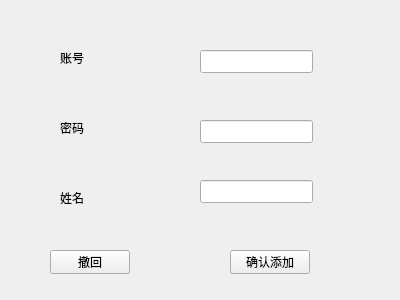
<?xml version="1.0" encoding="UTF-8"?>
<ui version="4.0">
 <class>AddPassenger</class>
 <widget class="QWidget" name="AddPassenger">
  <property name="geometry">
   <rect>
    <x>0</x>
    <y>0</y>
    <width>400</width>
    <height>300</height>
   </rect>
  </property>
  <property name="windowTitle">
   <string>Form</string>
  </property>
  <widget class="QLineEdit" name="ID">
   <property name="geometry">
    <rect>
     <x>200</x>
     <y>50</y>
     <width>113</width>
     <height>23</height>
    </rect>
   </property>
   <property name="toolTip">
    <string>&lt;html&gt;&lt;head/&gt;&lt;body&gt;&lt;p&gt;账号为3为数字&lt;/p&gt;&lt;/body&gt;&lt;/html&gt;</string>
   </property>
  </widget>
  <widget class="QLineEdit" name="password">
   <property name="geometry">
    <rect>
     <x>200</x>
     <y>120</y>
     <width>113</width>
     <height>23</height>
    </rect>
   </property>
  </widget>
  <widget class="QLineEdit" name="name">
   <property name="geometry">
    <rect>
     <x>200</x>
     <y>180</y>
     <width>113</width>
     <height>23</height>
    </rect>
   </property>
  </widget>
  <widget class="QLabel" name="label">
   <property name="geometry">
    <rect>
     <x>60</x>
     <y>50</y>
     <width>54</width>
     <height>16</height>
    </rect>
   </property>
   <property name="text">
    <string>账号</string>
   </property>
  </widget>
  <widget class="QLabel" name="label_2">
   <property name="geometry">
    <rect>
     <x>60</x>
     <y>120</y>
     <width>54</width>
     <height>16</height>
    </rect>
   </property>
   <property name="text">
    <string>密码</string>
   </property>
  </widget>
  <widget class="QLabel" name="label_3">
   <property name="geometry">
    <rect>
     <x>60</x>
     <y>190</y>
     <width>54</width>
     <height>16</height>
    </rect>
   </property>
   <property name="text">
    <string>姓名</string>
   </property>
  </widget>
  <widget class="QPushButton" name="pushButton">
   <property name="geometry">
    <rect>
     <x>50</x>
     <y>250</y>
     <width>80</width>
     <height>24</height>
    </rect>
   </property>
   <property name="text">
    <string>撤回</string>
   </property>
  </widget>
  <widget class="QPushButton" name="pushButton_2">
   <property name="geometry">
    <rect>
     <x>230</x>
     <y>250</y>
     <width>80</width>
     <height>24</height>
    </rect>
   </property>
   <property name="text">
    <string>确认添加</string>
   </property>
  </widget>
 </widget>
 <resources/>
 <connections/>
</ui>
